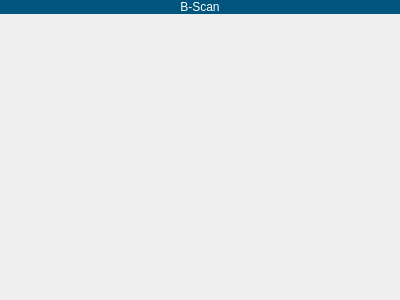
<?xml version="1.0" encoding="UTF-8"?>
<ui version="4.0">
 <class>BscanDisplay</class>
 <widget class="QWidget" name="BscanDisplay">
  <property name="geometry">
   <rect>
    <x>0</x>
    <y>0</y>
    <width>400</width>
    <height>300</height>
   </rect>
  </property>
  <property name="windowTitle">
   <string>Form</string>
  </property>
  <layout class="QVBoxLayout" name="verticalLayout" stretch="0,1,0">
   <property name="spacing">
    <number>0</number>
   </property>
   <property name="leftMargin">
    <number>0</number>
   </property>
   <property name="topMargin">
    <number>0</number>
   </property>
   <property name="rightMargin">
    <number>0</number>
   </property>
   <property name="bottomMargin">
    <number>0</number>
   </property>
   <item>
    <widget class="QLabel" name="titleLabel">
     <property name="styleSheet">
      <string notr="true">background-color: rgb(0, 85, 127);
color: rgb(255, 255, 255);</string>
     </property>
     <property name="text">
      <string>B-Scan</string>
     </property>
     <property name="alignment">
      <set>Qt::AlignCenter</set>
     </property>
    </widget>
   </item>
   <item>
    <layout class="QHBoxLayout" name="horizontalLayout" stretch="0,1,0,0">
     <property name="spacing">
      <number>0</number>
     </property>
     <item>
      <widget class="RulerWidget" name="leftRuler" native="true">
       <property name="minimumSize">
        <size>
         <width>20</width>
         <height>0</height>
        </size>
       </property>
      </widget>
     </item>
     <item>
      <layout class="QVBoxLayout" name="bScanWidgetVerticalLayout"/>
     </item>
     <item>
      <widget class="ColorBar" name="colorBar" native="true">
       <property name="minimumSize">
        <size>
         <width>10</width>
         <height>0</height>
        </size>
       </property>
      </widget>
     </item>
     <item>
      <widget class="RulerWidget" name="rightRuler" native="true">
       <property name="minimumSize">
        <size>
         <width>20</width>
         <height>0</height>
        </size>
       </property>
      </widget>
     </item>
    </layout>
   </item>
   <item>
    <layout class="QHBoxLayout" name="bottomHorizontalLayout" stretch="0,1,0">
     <property name="spacing">
      <number>0</number>
     </property>
     <item>
      <widget class="QWidget" name="leftEmptyWidget" native="true">
       <property name="minimumSize">
        <size>
         <width>20</width>
         <height>20</height>
        </size>
       </property>
      </widget>
     </item>
     <item>
      <widget class="RulerWidget" name="bottomRuler" native="true"/>
     </item>
     <item>
      <widget class="QWidget" name="rightEmptyWidget" native="true">
       <property name="minimumSize">
        <size>
         <width>30</width>
         <height>0</height>
        </size>
       </property>
      </widget>
     </item>
    </layout>
   </item>
  </layout>
 </widget>
 <customwidgets>
  <customwidget>
   <class>ColorBar</class>
   <extends>QWidget</extends>
   <header>color_bar.h</header>
   <container>1</container>
  </customwidget>
  <customwidget>
   <class>RulerWidget</class>
   <extends>QWidget</extends>
   <header>ruler_widget.h</header>
   <container>1</container>
  </customwidget>
 </customwidgets>
 <resources/>
 <connections/>
</ui>
